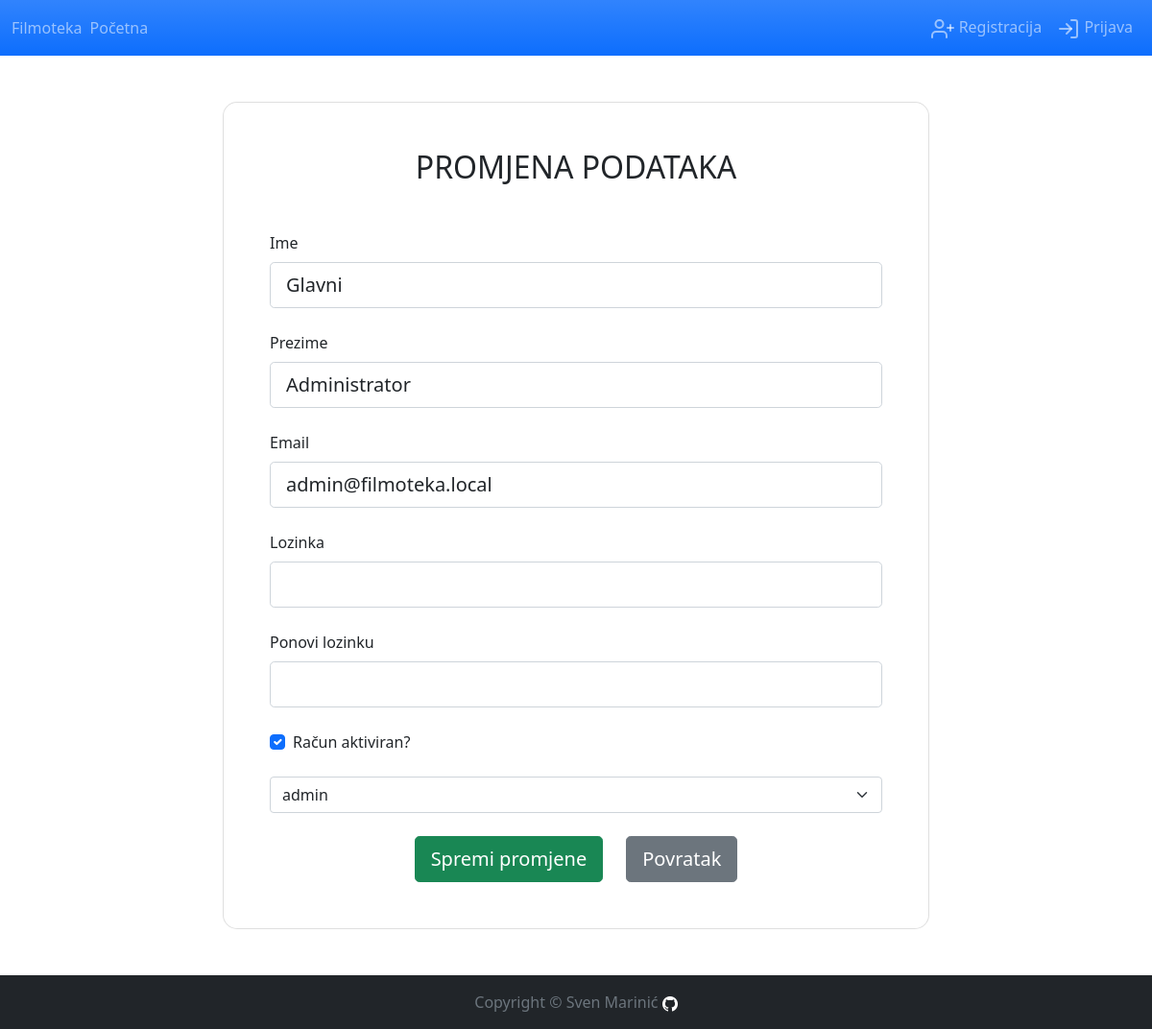
Screenshot of /edit_user.php?user_id=1 with the database file from the repository.
### tables this page shows
CREATE TABLE `users` (
  `id` int(11) NOT NULL,
  `first_name` varchar(50) NOT NULL,
  `last_name` varchar(50) NOT NULL,
  `email` varchar(50) NOT NULL,
  `password` char(255) NOT NULL,
  `created_at` datetime NOT NULL DEFAULT current_timestamp(),
  `updated_at` datetime DEFAULT NULL,
  `is_enabled` tinyint(1) NOT NULL DEFAULT 1,
  `role_id` int(11) NOT NULL
);

### php/users.controller.php (called while the page is built, shortened)
<?php
function getUser($id) {
  $conn = createConnection();
  $sql = "SELECT users.first_name, users.last_name, users.email, users.created_at, users.updated_at, users.is_enabled, users.role_id FROM users, roles WHERE users.id=? AND users.role_id = roles.id";
  $stmt = $conn->prepare($sql);
  $stmt->bind_param("i", $id);
  $stmt->execute();
  $result = $stmt->get_result();
  $user = $result->fetch_assoc();
  return $user;
}
function getUserRoles() {
  $conn = createConnection();
  $sql = "SELECT id, name FROM roles";
  $result = $conn->query($sql);
  $data = [];
  while ($row = $result->fetch_assoc()) {
      $data[] = $row;
  }
  return $data;
}

### edit_user.php (the view, shortened to what this page needs)
<?php
require_once(APP_ROOT . '/php/users.controller.php');
require_once(APP_ROOT . '/components/head.component.php');
?>
<body class="d-flex flex-column h-100">
  <?php
  include_once(APP_ROOT . '/components/navbar.component.php');
  ?>
  <main class="flex-shrink-0">
    <div class="container py-5 h-100">
      <div class="row">
        <div class="col col-md-2"></div>
        <div class="col col-md-8">
          <?php
          $user = getUser($_GET['user_id']);
          $roles = getUserRoles();
          $checkbox_modifier = '';
          if ($user['is_enabled'] == '1') {
            $checkbox_modifier = 'checked';
          }
          ?>
          <div class="card" style="border-radius: 15px;">
            <div class="card-body p-5">
              <h2 class="text-uppercase text-center mb-5">Promjena podataka</h2>
              <form action="edit_user.php" method="post">
                <div class="form-outline mb-4">
                  <label class="form-label" for="firstNameInput">Ime</label>
                  <input type="text" id="firstNameInput" name="first_name" class="form-control form-control-lg" value='<?= $user['first_name'] ?>' required>
                </div>
                <div class="form-outline mb-4">
                  <label class="form-label" for="lastNameInput">Prezime</label>
                  <input type="text" id="lastNameInput" name="last_name" class="form-control form-control-lg" value='<?= $user['last_name'] ?>' required>
                </div>
                <div class="form-outline mb-4">
                  <label class="form-label" for="emailInput">Email</label>
                  <input type="email" id="emailInput" name="email" class="form-control form-control-lg" value='<?= $user['email'] ?>' required>
                </div>
                <div class="form-outline mb-4">
                  <label class="form-label" for="passwordInput">Lozinka</label>
                  <input type="password" id="passwordInput" name="password" class="form-control form-control-lg" required>
                </div>
                <div class="form-outline mb-4">
                  <label class="form-label" for="passwordConfirmInput">Ponovi lozinku</label>
                  <input type="password" id="passwordConfirmInput" name="password_confirm" class="form-control form-control-lg" required>
                </div>
                <div class="form-outline mb-4">
                  <div class="form-check">
                    <input class="form-check-input" type="checkbox" name="is_enabled" value="1" id="isEnabledCheckbox" <?= $checkbox_modifier ?>>
                    <label class="form-check-label" for="isEnabledCheckbox">
                      Račun aktiviran?
                    </label>
                  </div>
                </div>
                <select name="role_select" class="form-select mb-4" aria-label="Vrsta računa">
                  <?php
                  foreach ($roles as $key => $value) {
                    if($user["role_id"] == $value["id"]) {
                      echo '<option selected value="' . htmlspecialchars($value["id"]) . '">' . htmlspecialchars($value["name"]) . '</option>';
                    }
                    else {
                      echo '<option value="' . htmlspecialchars($value["id"]) . '">' . htmlspecialchars($value["name"]) . '</option>';
                    }
                  }
                  ?>
                </select>
                <div class="d-flex justify-content-center">
                  <button type="submit" class="btn btn-success btn-block btn-lg">Spremi promjene</button>
                  <a class="btn btn-secondary btn-block btn-lg ms-4" role=button href="index.php">Povratak</a>
                </div>
              </form>
            </div>
          </div>
        </div>
      </div>
    </div>
  </main>
  <?php
  include(APP_ROOT . '/components/footer.component.php');
  ?>
</body>
</html>

### rows the page displays
users: first_name "Glavni", last_name "Administrator", email "admin@filmoteka.local"

### other values shown
form field role_select "admin"
